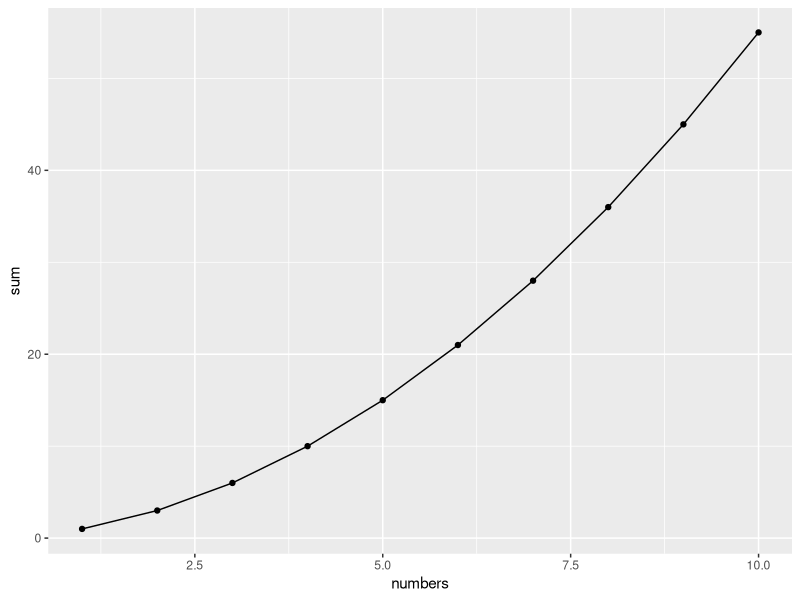

Recreate this plot in R.
## ---- chunk 1

# A short script to print "Hello, World!" and perform a simple calculation
print("Hello, World!")

# Calculate the sum of first 10 natural numbers
sum_of_numbers <- sum(1:10)
print(paste("The sum of the first 10 natural numbers is", sum_of_numbers))

# Plot the sum of first 10 natural numbers
library(ggplot2)
df <- data.frame(numbers = 1:10, sum = cumsum(1:10))
ggplot(data = df, aes(x = numbers, y = sum)) +
  geom_point() +
  geom_line()

## ---- chunk 2
# Your R code here
## ---- chunk 3
# Your R code here
## ---- chunk 4
# Your R code here
